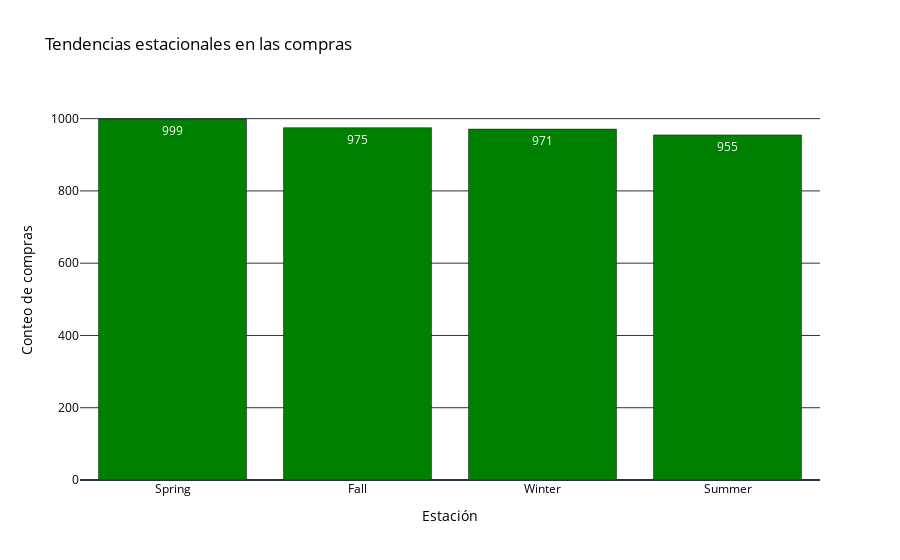

The code cell stored with this chart in its notebook:
### Code cell
# Tendencias estacionales
season_counts = dataset['Season'].value_counts().reset_index()
season_counts.columns = ['Season', 'Count']

fig_season = px.bar(
    season_counts,
    x='Season',
    y='Count',
    text='Count',
    title='Tendencias estacionales en las compras',
    color_discrete_sequence=['green']
)
fig_season.update_layout(
    template='plotly_dark',
    plot_bgcolor='white',
    paper_bgcolor='white',
    font=dict(color='black'),
    xaxis_title='Estación',
    yaxis_title='Conteo de compras'
)
fig_season.show()

### Figure 1 — Plotly figure (JSON) as saved in the notebook; plotly's stock layout.template omitted (floating-point values rounded to 4 significant figures)
{"data": [{"alignmentgroup": "True", "hovertemplate": "Season=%{x}<br>Count=%{text}<extra></extra>", "legendgroup": "", "marker": {"color": "green", "pattern": {"shape": ""}}, "name": "", "offsetgroup": "", "orientation": "v", "showlegend": false, "text": [999, 975, 971, 955], "textposition": "auto", "type": "bar", "x": ["Spring", "Fall", "Winter", "Summer"], "xaxis": "x", "y": [999, 975, 971, 955], "yaxis": "y"}], "layout": {"barmode": "relative", "font": {"color": "black"}, "legend": {"tracegroupgap": 0}, "paper_bgcolor": "white", "plot_bgcolor": "white", "title": {"text": "Tendencias estacionales en las compras"}, "xaxis": {"anchor": "y", "domain": [0, 1], "title": {"text": "Estación"}}, "yaxis": {"anchor": "x", "domain": [0, 1], "title": {"text": "Conteo de compras"}}}}
